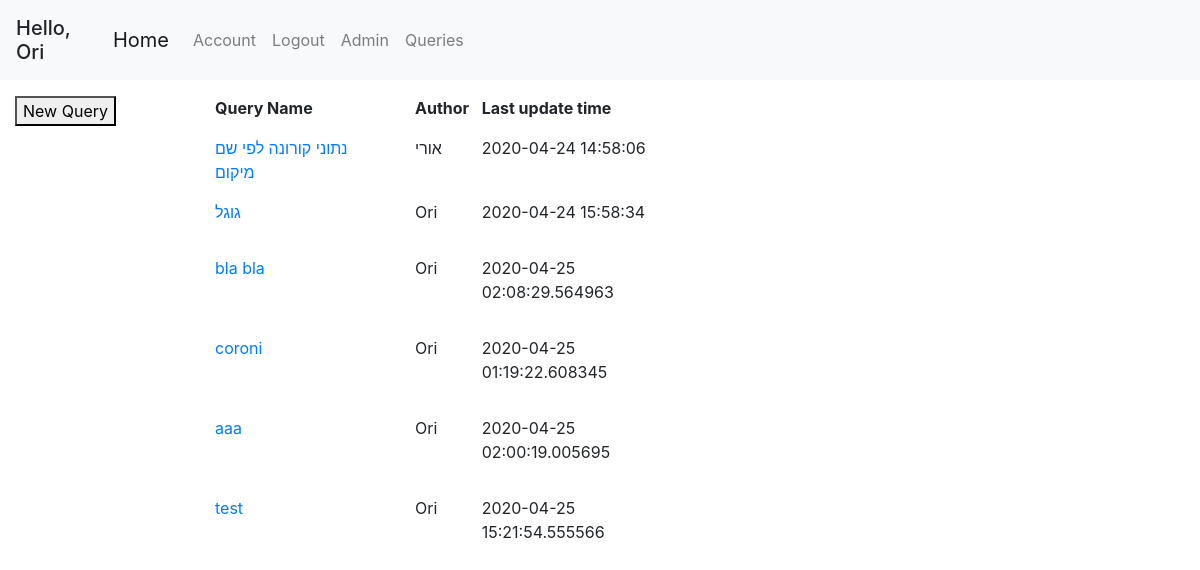
Page /queries (signed in) on the committed database.
### geoportal/models.py (models this page shows, shortened)
class User(db.Model, UserMixin):
    id = db.Column(db.Integer, primary_key=True)
    username = db.Column(db.String(20), unique=True, nullable=False)
    email = db.Column(db.String(120), unique=True, nullable=False)
    first_name = db.Column(db.String(20), nullable=False, default='')
    last_name = db.Column(db.String(20), nullable=False, default='')
    password = db.Column(db.String(60), nullable=False)
    roles = db.relationship('Role', secondary='user_roles')
    layers = db.relationship('Layer', backref='user', lazy=True)
    queries = db.relationship('Query', backref='user', lazy=True)

class Query(db.Model):
    id = db.Column(db.Integer, primary_key=True)
    user_id = db.Column(db.Integer, db.ForeignKey('user.id'), nullable=False, default=0)
    query_name = db.Column(db.String(120))
    db_name = db.Column(db.String(20))
    date_uploaded = db.Column(db.DateTime, nullable=False, default=datetime.datetime.now)
    last_update_time = db.Column(db.DateTime, nullable=False, default=datetime.datetime.now)
    query_text = db.Column(db.Text, nullable=False, default='')
    parameters = db.relationship('QueryTextParameters', backref='query', lazy=True)

### geoportal/views.py (the view)
@app.route('/queries')
@login_required
def queries():
    all_queries = Query.query.all()
    return render_template('queries.html', queries=all_queries)

### geoportal/models.py (called while the page is built)
@login_manager.user_loader
def load_user(user_id):
    return User.query.get(int(user_id))

### geoportal/templates/queries.html
{% extends "base.html" %}
{% block left_sidebar %}
    <form class="mt-3" action="/query">
        <button>New Query</button>
    </form>
{% endblock left_sidebar %}
{% block content %}
    <div class="row mt-3">
        <div class="col col-sm-3">
            <b>Query Name</b>
        </div>
        <div class="col col-sm-1">
            <b>Author</b>
        </div>
        <div class="col col-sm-3">
            <b>Last update time</b>
        </div>
    </div>
    {% for query in queries %}
        <div class="row mt-3">
            <div class="col col-sm-3">
                <a href="/query/{{ query.id }}">{{ query.query_name }}</a>
            </div>
            <div class="col col-sm-1">
                <p>{{ query.user.first_name }}</p>
            </div>
            <div class="col col-sm-3">
                <p>{{ query.last_update_time }}</p>
            </div>
        </div>
    {% endfor %}
{% endblock content %}

### geoportal/templates/base.html (shortened to what this page needs)
<!DOCTYPE html>
<html lang="en">
<head>
    <link rel="stylesheet" href="/static/css/bootstrap.css"/>
    <link rel="stylesheet" href="/static/css/style.css"/>
    <link rel="stylesheet" href="https://unpkg.com/leaflet@1.6.0/dist/leaflet.css"
/>
    <link rel="stylesheet" href="https://cdnjs.cloudflare.com/ajax/libs/leaflet.draw/0.4.2/leaflet.draw.css"/>
    <link rel="stylesheet" href="//cdn.datatables.net/1.10.20/css/jquery.dataTables.min.css">
</head>
<body>
    <header class="site-header">
        <nav class="navbar navbar-expand-lg navbar-fixed-top navbar-light bg-light">
            {% if current_user.is_authenticated %}
            <h5 class="mt-2">Hello, {{ current_user.first_name }}</h5>
            {% endif %}
            <div class="container">
                <a class="navbar-brand" href="{{ url_for('home') }}">Home</a>
                <div class="collapse navbar-collapse" id="navbarSupportedContent">
                    <ul class="navbar-nav mr-auto">
                        {% if current_user.is_authenticated %}
                            <li class="nav-item"><a class="nav-link" href="{{ url_for('account') }}">Account</a></li>
                            <li class="nav-item"><a class="nav-link" href="{{ url_for('logout') }}">Logout</a></li>
                            <li class="nav-item"><a class="nav-link" href="{{ url_for('admin.index') }}">Admin</a></li>
                            <li class="nav-item"><a class="nav-link" href="{{ url_for('queries') }}">Queries</a></li>
                        {% else %}
                            <li class="nav-item"><a class="nav-link" href="{{ url_for('login') }}">Login</a></li>
                            <li class="nav-item"><a class="nav-link" href="{{ url_for('register') }}">Register</a></li>
                        {% endif %}
                    </ul>
                </div>
            </div>
        </nav>
    </header>
    <div class="container-fluid" id="content">
        <div class="row">
            <div class="col-md-2 sidebar">
                {% block left_sidebar %}{% endblock %}
            </div>
            <div class="col-md-8 main">
                {% block content %}{% endblock %}
            </div>
            <div class="col-md-2 sidebar" id="right-sidebar">
            </div>
        </div>
    </div>
</body>
</html>

### rows in the picture
User: first_name "Ori"
Query: query_name "נתוני קורונה לפי שם מיקום", user.first_name "אורי", last_update_time "2020-04-24 14:58:06"
Query: query_name "גוגל", user.first_name "Ori", last_update_time "2020-04-24 15:58:34"
Query: query_name "bla bla", user.first_name "Ori", last_update_time "2020-04-25 02:08:29.564963"
Query: query_name "coroni", user.first_name "Ori", last_update_time "2020-04-25 01:19:22.608345"
Query: query_name "aaa", user.first_name "Ori", last_update_time "2020-04-25 02:00:19.005695"
Query: query_name "test", user.first_name "Ori", last_update_time "2020-04-25 15:21:54.555566"
